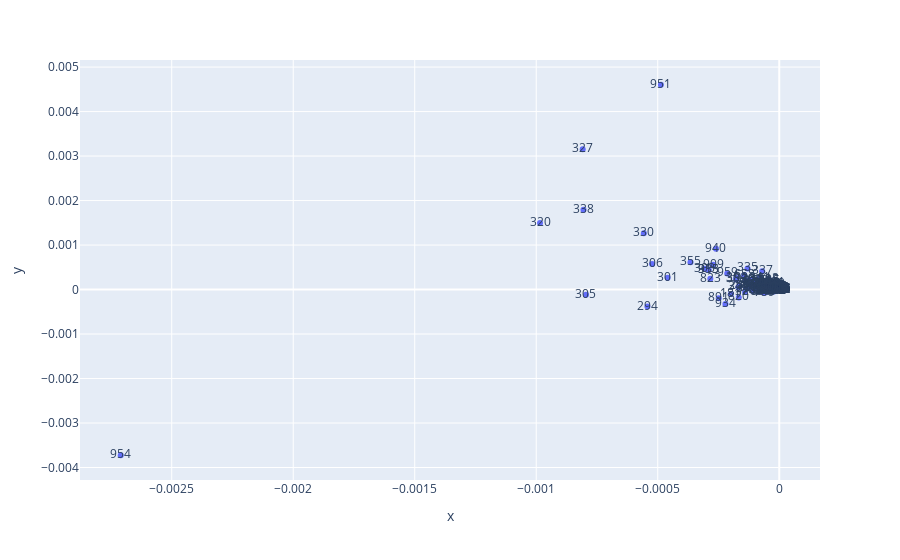
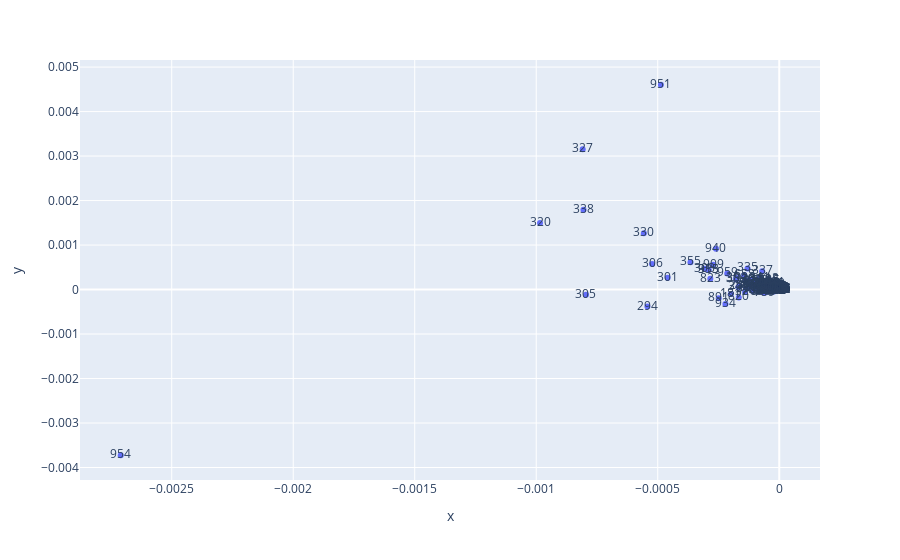

Notebook source saved alongside these figures, in order:
### Code cell
plot_doc_space(freq_trunc)

### Figure 1 — Plotly figure (JSON) as saved in the notebook; plotly's stock layout.template omitted (floating-point values rounded to 4 significant figures; data arrays with more than 128 entries replaced by an {"elided": "..."} marker saying what was removed)
{"data": [{"hovertemplate": "x=%{x}<br>y=%{y}<br>text=%{text}<extra></extra>", "legendgroup": "", "marker": {"color": "#636efa", "symbol": "circle"}, "mode": "markers+text", "name": "", "orientation": "v", "showlegend": false, "text": {"elided": "521 str values"}, "type": "scatter", "x": {"elided": "521 float values"}, "xaxis": "x", "y": {"elided": "521 float values"}, "yaxis": "y"}], "layout": {"legend": {"tracegroupgap": 0}, "margin": {"t": 60}, "xaxis": {"anchor": "y", "domain": [0, 1], "title": {"text": "x"}}, "yaxis": {"anchor": "x", "domain": [0, 1], "title": {"text": "y"}}}}

### Figure 2 — Plotly figure (JSON) as saved in the notebook; plotly's stock layout.template omitted (floating-point values rounded to 4 significant figures; data arrays with more than 128 entries replaced by an {"elided": "..."} marker saying what was removed)
{"data": [{"hovertemplate": "x=%{x}<br>y=%{y}<br>text=%{text}<extra></extra>", "legendgroup": "", "marker": {"color": "#636efa", "symbol": "circle"}, "mode": "markers+text", "name": "", "orientation": "v", "showlegend": false, "text": {"elided": "521 str values"}, "type": "scatter", "x": {"elided": "521 float values"}, "xaxis": "x", "y": {"elided": "521 float values"}, "yaxis": "y"}], "layout": {"legend": {"tracegroupgap": 0}, "margin": {"t": 60}, "xaxis": {"anchor": "y", "domain": [0, 1], "title": {"text": "x"}}, "yaxis": {"anchor": "x", "domain": [0, 1], "title": {"text": "y"}}}}
